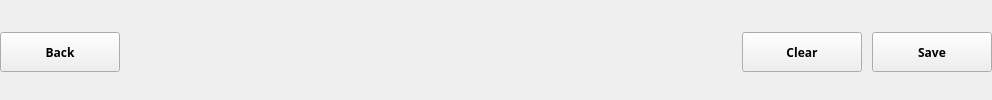
                                <widget class="QWidget" name="widget_23" native="true">
                                 <layout class="QHBoxLayout" name="horizontalLayout_17">
                                  <property name="spacing">
                                   <number>0</number>
                                  </property>
                                  <property name="leftMargin">
                                   <number>0</number>
                                  </property>
                                  <property name="topMargin">
                                   <number>5</number>
                                  </property>
                                  <property name="rightMargin">
                                   <number>0</number>
                                  </property>
                                  <property name="bottomMargin">
                                   <number>0</number>
                                  </property>
                                  <item>
                                   <widget class="QPushButton" name="btnARback">
                                    <property name="minimumSize">
                                     <size>
                                      <width>120</width>
                                      <height>40</height>
                                     </size>
                                    </property>
                                    <property name="font">
                                     <font>
                                      <family>Century Gothic</family>
                                      <pointsize>9</pointsize>
                                      <weight>75</weight>
                                      <bold>true</bold>
                                     </font>
                                    </property>
                                    <property name="text">
                                     <string>Back</string>
                                    </property>
                                    <property name="icon">
                                     <iconset>
                                      <normaloff>arrow-left.svg</normaloff>arrow-left.svg</iconset>
                                    </property>
                                   </widget>
                                  </item>
                                  <item>
                                   <spacer name="horizontalSpacer_9">
                                    <property name="orientation">
                                     <enum>Qt::Horizontal</enum>
                                    </property>
                                    <property name="sizeHint" stdset="0">
                                     <size>
                                      <width>622</width>
                                      <height>20</height>
                                     </size>
                                    </property>
                                   </spacer>
                                  </item>
                                  <item>
                                   <widget class="QPushButton" name="btnRMClear2">
                                    <property name="minimumSize">
                                     <size>
                                      <width>120</width>
                                      <height>40</height>
                                     </size>
                                    </property>
                                    <property name="font">
                                     <font>
                                      <family>Century Gothic</family>
                                      <pointsize>9</pointsize>
                                      <weight>75</weight>
                                      <bold>true</bold>
                                     </font>
                                    </property>
                                    <property name="text">
                                     <string>Clear</string>
                                    </property>
                                   </widget>
                                  </item>
                                  <item>
                                   <spacer name="horizontalSpacer_15">
                                    <property name="orientation">
                                     <enum>Qt::Horizontal</enum>
                                    </property>
                                    <property name="sizeType">
                                     <enum>QSizePolicy::Fixed</enum>
                                    </property>
                                    <property name="sizeHint" stdset="0">
                                     <size>
                                      <width>10</width>
                                      <height>20</height>
                                     </size>
                                    </property>
                                   </spacer>
                                  </item>
                                  <item>
                                   <widget class="QPushButton" name="btnARsave">
                                    <property name="minimumSize">
                                     <size>
                                      <width>120</width>
                                      <height>40</height>
                                     </size>
                                    </property>
                                    <property name="font">
                                     <font>
                                      <family>Century Gothic</family>
                                      <pointsize>9</pointsize>
                                      <weight>75</weight>
                                      <bold>true</bold>
                                     </font>
                                    </property>
                                    <property name="text">
                                     <string>Save</string>
                                    </property>
                                   </widget>
                                  </item>
                                 </layout>
                                </widget>
